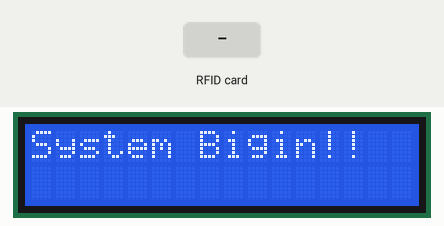
Simulated run of this sketch. Board: Arduino Uno, built with avr-gcc and run on an emulated ATmega328P. On the bench: 16×2 character LCD. The test bench sets the inputs (shaded band). What the sketch prints to the serial monitor is not drawn.

Above: at 1.7 s.
At 2.7 s:
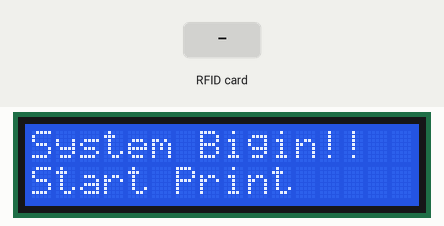
5.9 s: RFID card 5E 7A 19 C4 held to the reader
Timing chart, 0 to 8.9 s (numbered marks = the images above; inputs shaded):
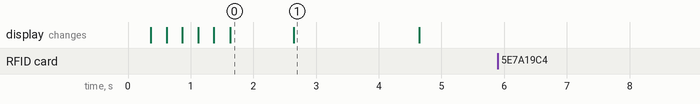

The sketch:

FreeRTOS_IPC_RFID_FAIL.ino
```cpp
#include <Arduino_FreeRTOS.h>
#include <queue.h>
#include <task.h>

// RFID Read
/*
* Read a card using a mfrc522 reader on your SPI interface
* Pin layout should be as follows (on Arduino Uno):
* MOSI: Pin 11 / ICSP-4
* MISO: Pin 12 / ICSP-1
* SCK: Pin 13 / ISCP-3
* SS: Pin 10
* RST: Pin 9
*/

#include <SPI.h>
#include <RFID.h>

#define SS_PIN 10
#define RST_PIN 9

RFID rfid(SS_PIN,RST_PIN);

int serNum[5];

// LCD Print
#include <Wire.h>
#include <LiquidCrystal_I2C.h>

// Set the pins on the I2C chip used for LCD connections:
//                    addr, en,rw,rs,d4,d5,d6,d7,bl,blpol
LiquidCrystal_I2C lcd(0x27, 2, 1, 0, 4, 5, 6, 7, 3, POSITIVE);

// define two tasks for Blink & AnalogRead
// Why static functions?
static void vSenderTask( void *pvParameters );
static void TaskRFIDRead( void *pvParameters );
static void TaskLCDReceiver( void *pvParameters );

struct message{
  char* Topline;
  char* Bottomline;
};

QueueHandle_t xQueue;

void setup() {

  // initialize serial communication at 9600 bits per second:
  Serial.begin(9600);
  // initialize SPI & RFID
  SPI.begin();
  rfid.init();
  // initialize LCD
  lcd.begin(16, 2);
  for(int i = 0; i < 3; i++)
  {
    lcd.backlight(); // Open Backlight
    delay(250);
    lcd.noBacklight(); // Close Backlight
    delay(250);
  }
  lcd.backlight();

  // System Bigin
  lcd.setCursor(0, 0);
  lcd.print("System Bigin!!");
  //lcd.print("Welcome to IAC!!");
  delay(1000);
  lcd.setCursor(0, 1); // 設定游標位置在第二行行首
  lcd.print("Start Print");
  delay(2000);
  lcd.clear();

  message Message[2] = { {"Welcome to IAC!!", "Have a nice day!"}
                        ,{"How are you!", "Joshua Jan"}};

  xQueue = xQueueCreate(2, sizeof(message));

  if( xQueue != NULL)
  {
    /* When FreeRTOS xTaskCreate API Function faces unreasonable memory allocating,
     * it will stop unless there are enough space or assign property size of memory.
     * Try assign 1000 bytes for each task.
     */
    xTaskCreate(TaskLCDReceiver, "Receiver", 128, NULL, 2, NULL);
    xTaskCreate(vSenderTask, "General Message", 128, (void *) &Message[0], 1, NULL);
    xTaskCreate(TaskRFIDRead, "RFID Message", 128, (void *) &Message[1], 1, NULL);
    //vTaskStartScheduler();
    Serial.println("YES");

  }
  else
  {
    Serial.println("ERROR: QUEUE CREATING FAIL!!");
  }
}

void loop()
{
  // Empty. Things are done in Tasks.
}

static void vSenderTask( void *pvParameters )
{
  message * MessageToSend;
  portBASE_TYPE xStatus;
  TickType_t xLastWakeTime = xTaskGetTickCount();

  MessageToSend = (message *) pvParameters;

  for( ;; )
  {
    xStatus = xQueueSendToBack(xQueue, &MessageToSend, 0);
    if( xStatus != pdPASS)
    {
      Serial.println("Could not sent to the queue.");
    }
    vTaskDelayUntil( &xLastWakeTime, ( 5000 / portTICK_PERIOD_MS ) );
    taskYIELD();
  }
}

static void TaskRFIDRead(void *pvParameters)  // This is a task.
{
  message * MessageToSend;
  portBASE_TYPE xStatus;
  TickType_t xLastWakeTime = xTaskGetTickCount();

  MessageToSend = (message *) pvParameters;

  int count;
  int pass;
  int checkNum[5] = {243, 220, 113, 154, 196};

  for(;;)
  {
    pass = 0;
    if(rfid.isCard())
    {
      if(rfid.readCardSerial())
      {
        for(count = 0; count < 5; count ++)
        {
          Serial.print(rfid.serNum[count],DEC);
          Serial.print(" ");
          if(rfid.serNum[count] == checkNum[count])
          {
            pass = pass + 1;
          }
        }
        Serial.println("");
        if(pass == 5)
        {
          xStatus = xQueueSendToBack(xQueue, &MessageToSend, 0);
          vTaskDelayUntil( &xLastWakeTime, ( 2000 / portTICK_PERIOD_MS ) );
          taskYIELD();
          if( xStatus != pdPASS)
          {
            lcd.clear();
            lcd.setCursor(0, 0);
            lcd.print("Couldn't send");
            lcd.setCursor(0, 1);
            lcd.print("to the queue!");
          }
        }
      }
    }
    else
    {
      vTaskDelayUntil( &xLastWakeTime, ( 1000 / portTICK_PERIOD_MS ) );
      rfid.halt();
      taskYIELD();
    }
  }
}

static void TaskLCDReceiver( void *pvParameters )
{
  message * ReceiveMessage;
  portBASE_TYPE xStatus;
  const TickType_t xTicksToWait = portMAX_DELAY;
  //const TickType_t xTicksToWait = 100 / portTICK_PERIOD_MS;

  for( ;; )
  {
    if(uxQueueMessagesWaiting(xQueue) != 0)
    {
      lcd.clear();
      lcd.setCursor(0, 0);
      lcd.print("Queue should");
      lcd.setCursor(0, 1);
      lcd.print("have been empty.");
      vTaskDelay( 500 / portTICK_PERIOD_MS );
    }
    xStatus = xQueueReceive(xQueue, &ReceiveMessage, xTicksToWait);
    if(xStatus == pdPASS)
    {
      lcd.clear();
      lcd.setCursor(0, 0);
      lcd.print((* ReceiveMessage).Topline);
      lcd.setCursor(0, 1);
      lcd.print((* ReceiveMessage).Bottomline);
      vTaskDelay( 500 / portTICK_PERIOD_MS );
    }
    else
    {
      lcd.clear();
      lcd.setCursor(0, 0);
      lcd.print("Couldn't receive");
      lcd.setCursor(0, 1);
      lcd.print("from the queue.");
      vTaskDelay( 500 / portTICK_PERIOD_MS );
    }
  }
}
```

Measured:
- after the input at 5.9 s, every drawn part: stays the same
- what the display in image 0 shows lasts 1.0 s, from 1.6 s to 2.6 s
- what the display in image 1 shows lasts 2.0 s, from 2.6 s to 4.6 s
